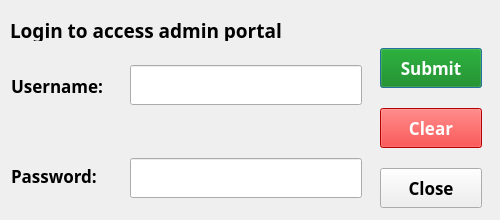
<?xml version="1.0" encoding="UTF-8"?>
<ui version="4.0">
 <class>passworddialog</class>
 <widget class="QDialog" name="passworddialog">
  <property name="geometry">
   <rect>
    <x>0</x>
    <y>0</y>
    <width>500</width>
    <height>220</height>
   </rect>
  </property>
  <property name="sizePolicy">
   <sizepolicy hsizetype="Fixed" vsizetype="Fixed">
    <horstretch>0</horstretch>
    <verstretch>0</verstretch>
   </sizepolicy>
  </property>
  <property name="minimumSize">
   <size>
    <width>500</width>
    <height>220</height>
   </size>
  </property>
  <property name="maximumSize">
   <size>
    <width>500</width>
    <height>220</height>
   </size>
  </property>
  <property name="font">
   <font>
    <family>Trebuchet MS</family>
    <pointsize>13</pointsize>
    <weight>75</weight>
    <bold>true</bold>
   </font>
  </property>
  <property name="windowTitle">
   <string>Admin Login</string>
  </property>
  <widget class="QWidget" name="layoutWidget">
   <property name="geometry">
    <rect>
     <x>11</x>
     <y>40</y>
     <width>103</width>
     <height>181</height>
    </rect>
   </property>
   <property name="font">
    <font>
     <family>Trebuchet MS</family>
     <pointsize>13</pointsize>
     <weight>50</weight>
     <bold>false</bold>
    </font>
   </property>
   <layout class="QVBoxLayout" name="textfield">
    <property name="spacing">
     <number>0</number>
    </property>
    <item>
     <widget class="QLabel" name="username">
      <property name="font">
       <font>
        <family>Trebuchet MS</family>
        <pointsize>13</pointsize>
        <weight>75</weight>
        <bold>true</bold>
       </font>
      </property>
      <property name="text">
       <string>Username:</string>
      </property>
     </widget>
    </item>
    <item>
     <widget class="QLabel" name="password">
      <property name="font">
       <font>
        <family>Trebuchet MS</family>
        <pointsize>13</pointsize>
        <weight>75</weight>
        <bold>true</bold>
       </font>
      </property>
      <property name="text">
       <string>Password:</string>
      </property>
     </widget>
    </item>
   </layout>
  </widget>
  <widget class="QWidget" name="layoutWidget">
   <property name="geometry">
    <rect>
     <x>380</x>
     <y>38</y>
     <width>102</width>
     <height>181</height>
    </rect>
   </property>
   <property name="font">
    <font>
     <family>Trebuchet MS</family>
     <pointsize>13</pointsize>
     <weight>75</weight>
     <bold>true</bold>
    </font>
   </property>
   <layout class="QVBoxLayout" name="buttons">
    <property name="spacing">
     <number>10</number>
    </property>
    <property name="topMargin">
     <number>0</number>
    </property>
    <property name="bottomMargin">
     <number>0</number>
    </property>
    <item>
     <widget class="QPushButton" name="submitbutton">
      <property name="minimumSize">
       <size>
        <width>100</width>
        <height>40</height>
       </size>
      </property>
      <property name="font">
       <font>
        <family>Trebuchet MS</family>
        <pointsize>13</pointsize>
        <weight>75</weight>
        <bold>true</bold>
       </font>
      </property>
      <property name="styleSheet">
       <string notr="true">background-color : green;
color: white;</string>
      </property>
      <property name="text">
       <string>Submit</string>
      </property>
     </widget>
    </item>
    <item>
     <widget class="QPushButton" name="clearbutton">
      <property name="minimumSize">
       <size>
        <width>100</width>
        <height>40</height>
       </size>
      </property>
      <property name="font">
       <font>
        <family>Trebuchet MS</family>
        <pointsize>13</pointsize>
        <weight>75</weight>
        <bold>true</bold>
       </font>
      </property>
      <property name="styleSheet">
       <string notr="true">background-color : red;
color: white;</string>
      </property>
      <property name="text">
       <string>Clear</string>
      </property>
     </widget>
    </item>
    <item>
     <widget class="QPushButton" name="closebutton">
      <property name="minimumSize">
       <size>
        <width>100</width>
        <height>40</height>
       </size>
      </property>
      <property name="font">
       <font>
        <family>Trebuchet MS</family>
        <pointsize>13</pointsize>
        <weight>75</weight>
        <bold>true</bold>
       </font>
      </property>
      <property name="styleSheet">
       <string notr="true"/>
      </property>
      <property name="text">
       <string>Close</string>
      </property>
     </widget>
    </item>
   </layout>
  </widget>
  <widget class="QLabel" name="info">
   <property name="geometry">
    <rect>
     <x>10</x>
     <y>20</y>
     <width>481</width>
     <height>21</height>
    </rect>
   </property>
   <property name="font">
    <font>
     <family>Trebuchet MS</family>
     <pointsize>14</pointsize>
     <weight>75</weight>
     <bold>true</bold>
     <underline>false</underline>
    </font>
   </property>
   <property name="text">
    <string>Login to access admin portal</string>
   </property>
  </widget>
  <widget class="QWidget" name="layoutWidget">
   <property name="geometry">
    <rect>
     <x>130</x>
     <y>38</y>
     <width>232</width>
     <height>181</height>
    </rect>
   </property>
   <property name="font">
    <font>
     <family>Trebuchet MS</family>
     <pointsize>13</pointsize>
     <weight>75</weight>
     <bold>true</bold>
    </font>
   </property>
   <layout class="QVBoxLayout" name="passwordfield">
    <property name="spacing">
     <number>32</number>
    </property>
    <property name="topMargin">
     <number>6</number>
    </property>
    <item>
     <widget class="QLineEdit" name="userfield">
      <property name="minimumSize">
       <size>
        <width>230</width>
        <height>40</height>
       </size>
      </property>
      <property name="font">
       <font>
        <family>Trebuchet MS</family>
        <pointsize>13</pointsize>
        <weight>75</weight>
        <bold>true</bold>
       </font>
      </property>
     </widget>
    </item>
    <item>
     <widget class="QLineEdit" name="pwdfield">
      <property name="minimumSize">
       <size>
        <width>230</width>
        <height>40</height>
       </size>
      </property>
      <property name="font">
       <font>
        <family>Trebuchet MS</family>
        <pointsize>13</pointsize>
        <weight>75</weight>
        <bold>true</bold>
       </font>
      </property>
      <property name="text">
       <string/>
      </property>
      <property name="echoMode">
       <enum>QLineEdit::Password</enum>
      </property>
     </widget>
    </item>
   </layout>
  </widget>
  <widget class="QLabel" name="error">
   <property name="geometry">
    <rect>
     <x>14</x>
     <y>111</y>
     <width>351</width>
     <height>41</height>
    </rect>
   </property>
   <property name="font">
    <font>
     <family>Trebuchet MS</family>
     <pointsize>13</pointsize>
     <weight>50</weight>
     <bold>false</bold>
    </font>
   </property>
   <property name="styleSheet">
    <string notr="true">color: red</string>
   </property>
   <property name="text">
    <string/>
   </property>
  </widget>
 </widget>
 <resources/>
 <connections/>
</ui>
